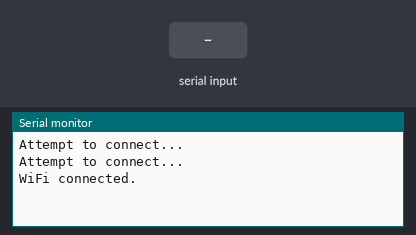
Bench run of a sketch on a simulated ESP8266 (NodeMCU). On the bench: the last lines printed to the serial monitor. Inputs (shaded band) come from the test bench. WiFi joins after 1.5 s; servers stay silent unless stated.

Above: at 3.2 s.
3.3 s: "90,45\n" received over Serial
At 5.2 s:
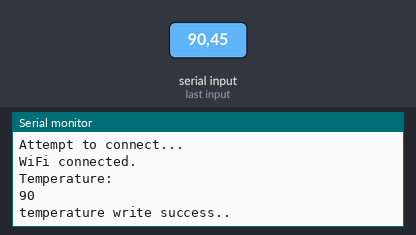
5.5 s: "30,150\n" received over Serial
At 6.51 s:
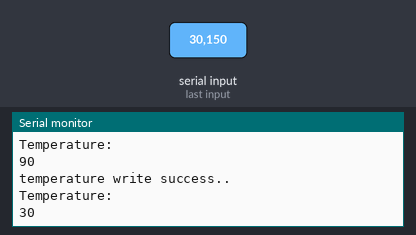

Measured:
- after the input at 3.3 s, the serial monitor: prints a new line after 0.70 s (image 1)
- after the input at 5.5 s, the serial monitor: prints a new line after 0.80 s (image 2)

The sketch:

ESP_code.ino
```cpp
#include<ESP8266WiFi.h>
#include<ThingSpeak.h>
char ssid[]="IoT";
char password[]="password";
long myChannelNumber=43857;
char myWriteApiKey[]="";
WiFiClient client;
void setup()
{
  Serial.begin(9600);
  WiFi.begin(ssid,password);
  while(WiFi.status()!=WL_CONNECTED)
  {
    Serial.println("Attempt to connect...");
    delay(1000);
  }
   Serial.println("WiFi connected.");
   ThingSpeak.begin(client);
}
void loop()
{
 if(Serial.available()>0)
 {
  String str=Serial.readStringUntil('\n');
  int temp=str.toInt();
  Serial.println("Temperature: ");
  Serial.println(temp);
  int status=ThingSpeak.writeField(myChannelNumber,1,temp,myWriteApiKey);
  if(status=TS_OK_SUCCESS)
  {
    Serial.println("temperature write success..");
  }
  else
  {
    Serial.println("Error......");
  }
 }
delay(1000);
}
```
